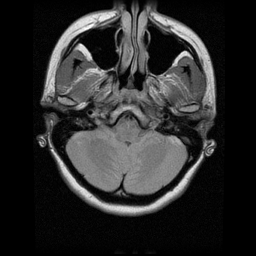
#> input picture output.png, 256 x 256 px
$ python -i ui.py   (imports and definitions only)
#> lines starting #> are read from the running program, lines starting #| are printed output that depends on the picture; after the words box and inside, x2 and y2 are one past the last pixel; in counts of white or black regions, pixels touching at a corner belong together
import tkinter as tk
from tkinter import filedialog
from tkinter import font

import matplotlib.pyplot as plt


import pydicom
import numpy as np
from PIL import Image


import cv2

selectedPath = False


# [31 lines left out: functions dicom_to_image, open_file_dialog, not called in this run]


# Function to perform some action when Button 1 is clicked
def threshold():
        image1 = cv2.imread('output.png')
#> image1 is the input picture: shape (256, 256, 3); min 0, max 255, mean 43.2
        ret, thresh4 = cv2.threshold(image1, 120, 255, cv2.THRESH_TOZERO)
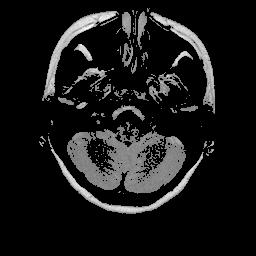
#> thresh4: shape (256, 256, 3); min 0, max 255, mean 24.5
        ret, thresh1 = cv2.threshold(image1, 120, 255, cv2.THRESH_BINARY)
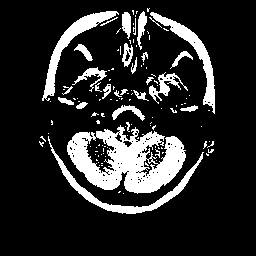
#> thresh1: shape (256, 256, 3); 16.1% white; 124 white regions (97 under 20 px), largest, box (x1, y1, x2, y2) and area: (67, 125, 186, 194) 4542, (48, 136, 204, 214) 1204, (42, 11, 119, 101) 1174
        image1 = cv2.cvtColor(image1,cv2.COLOR_BGR2GRAY)
#> image1: shape (256, 256)
        ret, thresh2 = cv2.threshold(image1, 120, 255, cv2.THRESH_BINARY +
                                            cv2.THRESH_OTSU)
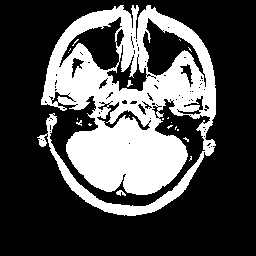
#> thresh2: shape (256, 256); 30.3% white; 20 white regions (17 under 20 px), largest, box (x1, y1, x2, y2) and area: (37, 5, 216, 216) 19732, (116, 190, 126, 196) 35, (127, 80, 133, 87) 22
#> ret = 66

        # Pixel intensity is set to 0, for all the pixels intensity, less than the threshold value.
        cv2.imshow("Set to 0 Threshold",thresh4)

        # If pixel intensity is greater than the set threshold, value set to 255, else set to 0 (black).
        cv2.imshow("Set to Binary Threshold",thresh1)

        cv2.imshow("Adaptive Thershold",thresh2)

#> (the run stopped early here; a loop or call above may not have finished)
